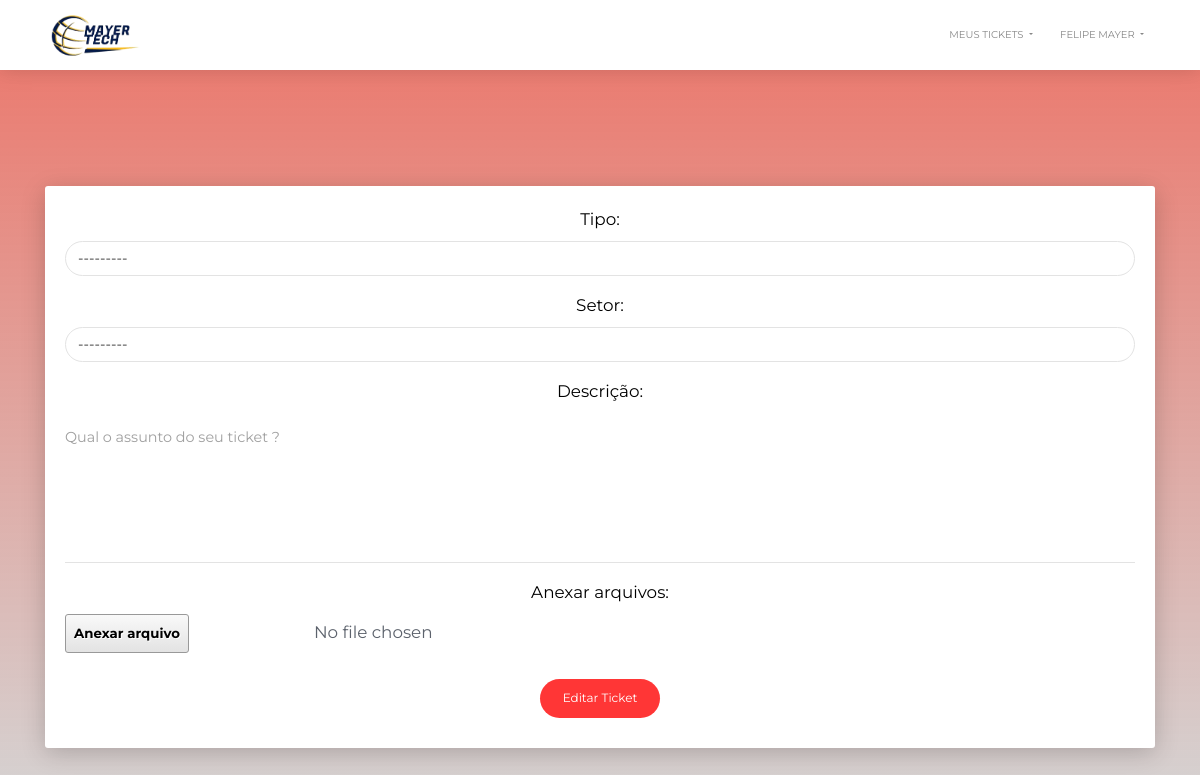
The app's page /EditTicket/27 (signed in), older data.
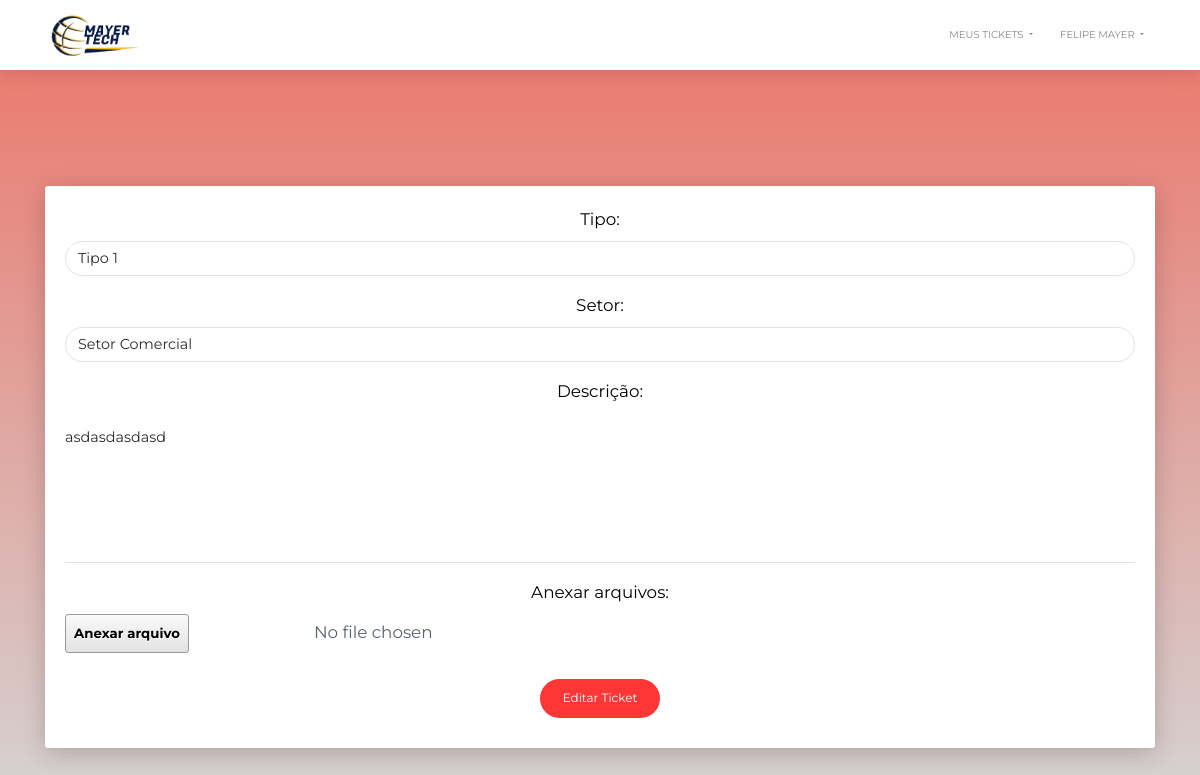
The same page, newer data.
### account/models.py (models this page shows, shortened)
class Account(AbstractBaseUser):
    username = None
    email = models.EmailField(verbose_name='email', max_length=60, unique=True)
    first_name = models.CharField(verbose_name='first name', max_length=30)
    last_name = models.CharField(verbose_name='last name', max_length=30)
    date_joined = models.DateTimeField(verbose_name='date joined', auto_now_add=True)
    last_login = models.DateTimeField(verbose_name='last login', auto_now=True)
    is_admin = models.BooleanField(default=False)
    is_active = models.BooleanField(default=True)
    is_staff = models.BooleanField(default=False)
    is_superuser = models.BooleanField(default=False)
    objects = MyAccountManager()
    USERNAME_FIELD = 'email'
    REQUIRED_FIELDS = ['first_name', 'last_name', ]

### home/models.py (models this page shows)
class Tickets(models.Model):
    def user_directory_path(instance, filename):
        return 'user_{0}/{1}'.format(instance.user.id, filename)
    CHOICES = (
        ('Em andamento', 'Em andamento'),
        ('Finalizado', 'Finalizado'),
        ('Pendente', 'Pendente'),
        )
    tipo = models.ForeignKey(TipoTicket, null=True, on_delete=models.CASCADE)
    setor = models.ForeignKey(SetorTicket, null=True, on_delete=models.CASCADE)
    criado_em = models.DateTimeField(auto_now=True)
    criado_por = models.ForeignKey(settings.AUTH_USER_MODEL, on_delete=models.CASCADE, null=True)
    status = models.CharField(max_length=30, choices=CHOICES, default='Pendente')
    descrição = models.TextField(null=True)
    finalizado_em = models.DateTimeField(auto_now_add=True)
    imagem = models.FileField(upload_to=user_directory_path , max_length=5000,
    null=True, blank=True)
    is_active = models.BooleanField(default=True)

### home/views.py (the view, shortened to what this page needs)
# urls.py: path('EditTicket/<int:id>', views.editTicket, name='editticket'),
@login_required
def editTicket(request, id):
    ticket = Tickets.objects.filter(id=id).first()
    form = EditTicket(instance=ticket)
    context = {'user' : request.user,
               'form' : form }
    return render(request, 'templates/editticket.html', context)

### home/forms.py
class EditTicket(forms.ModelForm):
    class Meta:
        model = Tickets
        exclude = ['criado_por', 'status', 'is_active']
    def __init__(self, *args, **kwargs):
        super(EditTicket, self).__init__(*args, **kwargs)
        self.fields['tipo'].widget.attrs.update({'class': 'form-control',
            'placeholder': '...'})
        self.fields['setor'].widget.attrs.update({'class': 'form-control',
            'placeholder': '...'})
        self.fields['descrição'].widget.attrs.update({'class': 'form-control',
             'placeholder': 'Qual o assunto do seu ticket ?', 'rows':'5',})
        self.fields['imagem'].widget.attrs.update({'class': 'custom-file-input', 'multiple': True})
        self.fields['imagem'].label = "Anexar arquivos"

### home/models.py (called while the page is built)
    def __str__(self):
        return self.nome

    def __str__(self):
        return self.nome

### home/static/templates/editticket.html (shortened to what this page needs)
{% extends 'templates/base.html' %}
{% block content %}
<div class="card">
    <div class="card-body">
      <form method="POST" enctype="multipart/form-data">
        {{form.as_p}}
        <button type="button" id="form" class="btn btn-danger btn-round">Editar Ticket</button>
        </form>
    </div>
</div>
{% endblock content %}

### home/static/templates/base.html (shortened to what this page needs)
{% load static %}
<!doctype html>
<html lang="en">
  <head>
  <link rel="stylesheet" href="https://use.fontawesome.com/releases/v5.7.1/css/all.css">
  <link href="https://cdn.jsdelivr.net/npm/bootstrap@5.0.0-beta1/dist/css/bootstrap.min.css" rel="stylesheet">
  <link href="{% static '/assets/css/bootstrap.min.css' %}" rel="stylesheet" />
  <link href="{% static '/assets/css/now-ui-kit.css' %}" rel="stylesheet" />
  <link href="{% static '/assets/css/now-ui-kit.map' %}" rel="stylesheet" />
  <link href="{% static '/assets/demo/demo.css' %}" rel="stylesheet" >
</head>
<body>
<div class="page-header clear-filter" filter-color="orange">
  <nav class="navbar navbar-expand-lg bg-white">
  <div class="container">
    <div class="logo" style="">
      <img src="{% static '/assets/img/new_logo.png' %}" width="100" height="50">
    </div>
    <div class="form-inline ml-auto" id="navbarNavDropdown">
      <ul class="navbar-nav">
        <li class="nav-item dropdown">
          <a class="nav-link dropdown-toggle" href="#" id="navbarDropdownMenuLink" data-toggle="dropdown" aria-haspopup="true" aria-expanded="false">
            Meus Tickets
          </a>
        </li>
        <li class="nav-item dropdown">
          <a class="nav-link dropdown-toggle" href="#" id="navbarDropdownMenuLink" data-toggle="dropdown" aria-haspopup="true" aria-expanded="false">
            {{user.first_name}} {{user.last_name}}
          </a>
        </li>
      </ul>
    </div>
  </div>
  </nav>
<div class="container">
{% block content %}
{% endblock content %}
</div>
  </div>
</body>
</html>

Row changes from the older to the newer data that the page shows:
added Tickets: tipo "Tipo 1", setor "Setor Comercial", descrição "asdasdasdasd"
Text that changed along with them:
form field tipo: "---------" → (not shown)
form field setor: "---------" → (not shown)
